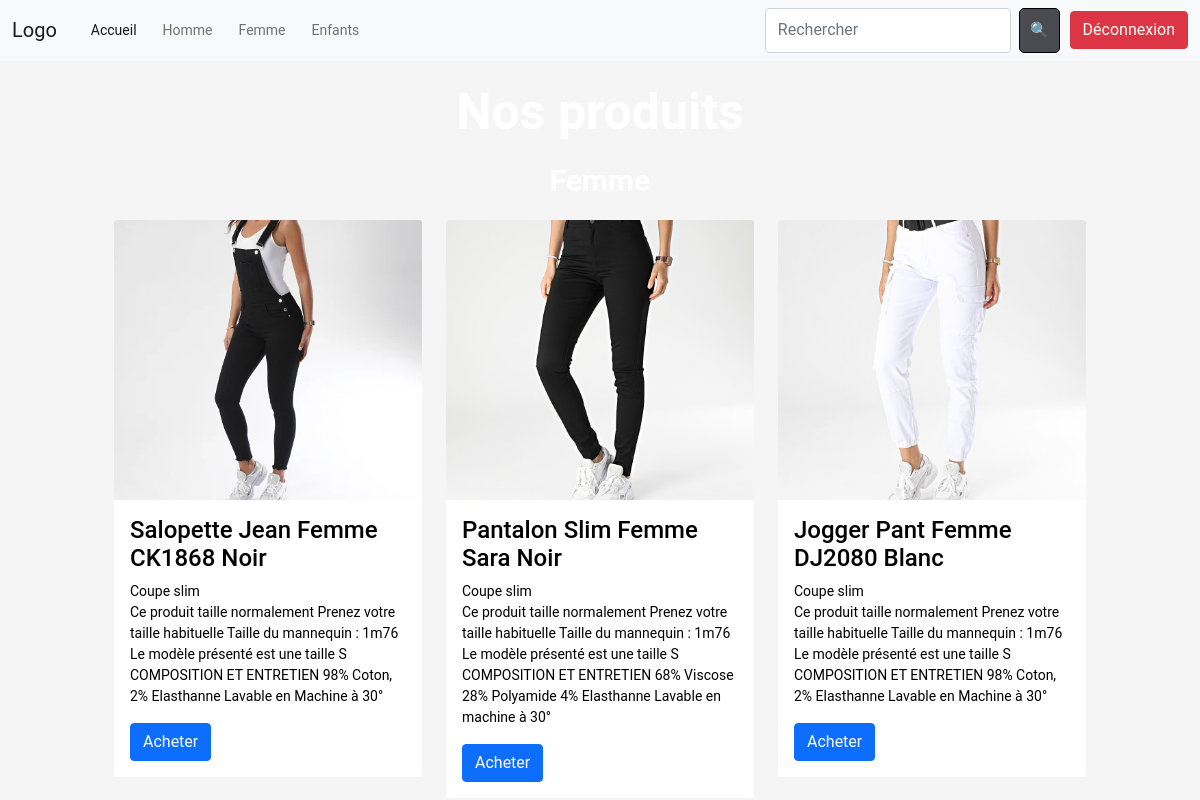
The app's page /index.php?categ=femme (signed in) with its own data.
### tables this page shows
CREATE TABLE `products` (
  `id` int(11) NOT NULL,
  `nom` text NOT NULL,
  `description` text NOT NULL,
  `prixht` float NOT NULL,
  `tva` int(11) NOT NULL,
  `prixttc` float NOT NULL,
  `alt` text NOT NULL,
  `gender` text NOT NULL,
  PRIMARY KEY (`id`),
  UNIQUE KEY `nom` (`nom`) USING HASH,
  KEY `id` (`id`)
);

### index.php (the view, shortened to what this page needs)
<?php
require_once(dirname(__FILE__) . "/configs/database.php");
require_once("components/header.php");
require_once("components/navbar.php");
$products = $dbh->query("SELECT * FROM products");
?>
<div id="content" class="container-fluid">
	<?php if (isset($_GET["categ"])) : ?>
		<br>
		<h1>Nos produits</h1>
		<?php if ($_GET["categ"] == "femme") : ?>
			<br>
			<h2>Femme</h2>
			<br>
			<div id="prod-femme">
				<div class="row row-cols-3 row-cols-md-3 g-4">
					<?php foreach ($products as $product) : ?>
						<?php if ($product["gender"] == "femme") : ?>
							<?php $img = "/img" . "/products" . "/" . $product["alt"] . ".png";
							$titre = $product["nom"];
							$description = $product["description"]
							?>
							<div class="col">
								<div class="card">
									<img src=<?php echo $img ?> class="card-img-top" alt="...">
									<div class="card-body">
										<h5 class="card-title"><?php echo $titre ?></h5>
										<p class="card-text"><?php echo $description ?></p>
										<button type="button" class="btn btn-primary">Acheter</button>
									</div>
								</div>
							</div>
						<?php endif ?>
					<?php endforeach ?>
				</div>
			</div>
		<?php endif ?>
	<?php endif ?>
</div>
<?php
require_once("components/footer.php")
?>

### css/style.css (style rules this page uses)
body { background-image: url("/img/index-bg.jpg"); background-repeat: no-repeat; background-size: cover; background-position: center; background-attachment: fixed; background-color: #f5f5f5; font-family: "Roboto", sans-serif; font-size: 14px; color: #000; margin: 0; padding: 0; }
#prod-femme { width: 100%; height: 100%; display: flex; flex-direction: column; justify-content: center; align-items: center; }
h1 { font-size: 50px; font-weight: bold; color: #FFfFfF; text-align: center; margin: 0; padding: 0; }
h2 { font-size: 30px; font-weight: bold; color: #FFfFfF; text-align: center; margin: 0; padding: 0; }
.card-img-top { width: 100%; height: 280px; object-fit: cover; }
.card { border: none; width: 22em; margin: 0; padding: 0; }
.card-title { font-size: 24px; color: black; }

### records on screen
products: alt (picture), nom "Salopette Jean Femme CK1868 Noir", description "Coupe slim Ce produit taille normalement Prenez votre taille habituelle Taille du mannequin : 1m76 Le modèle présenté est une taille S COMPOSITION ET ENTRETIEN 98% Coton, 2% Elasthanne Lavable en Machine à 30°"
products: alt (picture), nom "Pantalon Slim Femme Sara Noir", description "Coupe slim Ce produit taille normalement Prenez votre taille habituelle Taille du mannequin : 1m76 Le modèle présenté est une taille S COMPOSITION ET ENTRETIEN 68% Viscose 28% Polyamide 4% Elasthanne Lavable en machine à 30°"
products: alt (picture), nom "Jogger Pant Femme DJ2080 Blanc", description "Coupe slim Ce produit taille normalement Prenez votre taille habituelle Taille du mannequin : 1m76 Le modèle présenté est une taille S COMPOSITION ET ENTRETIEN 98% Coton, 2% Elasthanne Lavable en Machine à 30°"
